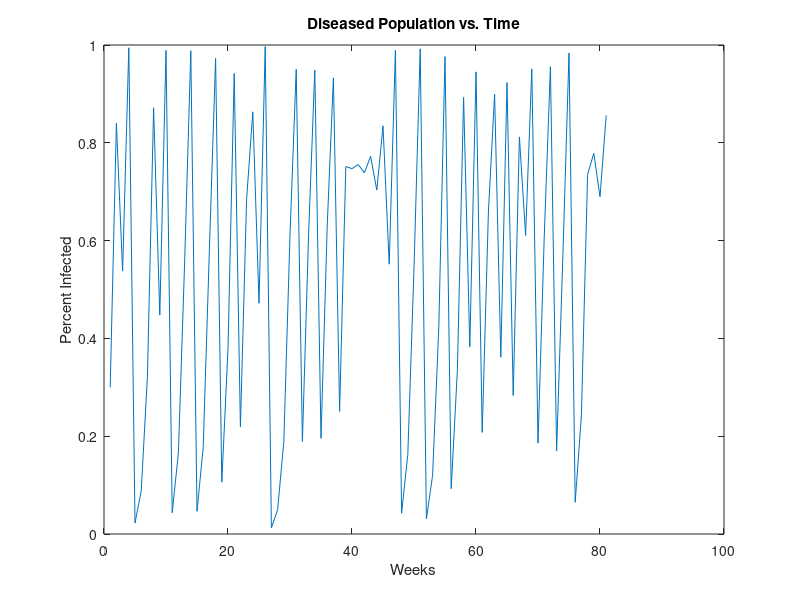

This figure's MATLAB source:
%x is proportion of infected population (from 0 to 1)
%t = transmission rate - if t=3 and x(n)=.2, then x(n+1) will equal .6
%s = disease survival rate - 
%x(n+1) = x(n) * t

%P is some factor of t and s
%x(n+1) = P * x(n) * (1-x(n))
clear all;


for p=4
    
    h(1) = .3;
    for g=1:80
        h(g+1) = p * h(g) * (1-h(g));
    end
    %figure();
    
    plot(h)
    xlabel("Weeks");
    ylabel("Percent Infected");
    title("Diseased Population vs. Time");
    hold on
    

end

